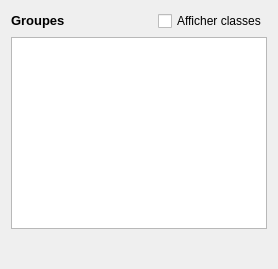
                       <widget class="QWidget" name="stackGroup">
                        <layout class="QGridLayout" name="gridLayout_12">
                         <item row="0" column="0">
                          <widget class="QFrame" name="groupFrame">
                           <property name="sizePolicy">
                            <sizepolicy hsizetype="Expanding" vsizetype="Expanding">
                             <horstretch>0</horstretch>
                             <verstretch>0</verstretch>
                            </sizepolicy>
                           </property>
                           <property name="minimumSize">
                            <size>
                             <width>150</width>
                             <height>240</height>
                            </size>
                           </property>
                           <property name="frameShape">
                            <enum>QFrame::NoFrame</enum>
                           </property>
                           <property name="frameShadow">
                            <enum>QFrame::Raised</enum>
                           </property>
                           <layout class="QGridLayout" name="gridLayout_15">
                            <property name="leftMargin">
                             <number>0</number>
                            </property>
                            <property name="topMargin">
                             <number>0</number>
                            </property>
                            <property name="rightMargin">
                             <number>0</number>
                            </property>
                            <property name="bottomMargin">
                             <number>0</number>
                            </property>
                            <item row="2" column="0" colspan="3">
                             <widget class="QTableView" name="groupsView">
                              <property name="minimumSize">
                               <size>
                                <width>100</width>
                                <height>150</height>
                               </size>
                              </property>
                             </widget>
                            </item>
                            <item row="0" column="0">
                             <widget class="QLabel" name="label_111">
                              <property name="sizePolicy">
                               <sizepolicy hsizetype="Fixed" vsizetype="Fixed">
                                <horstretch>0</horstretch>
                                <verstretch>0</verstretch>
                               </sizepolicy>
                              </property>
                              <property name="font">
                               <font>
                                <pointsize>10</pointsize>
                                <weight>75</weight>
                                <bold>true</bold>
                               </font>
                              </property>
                              <property name="text">
                               <string>Groupes</string>
                              </property>
                             </widget>
                            </item>
                            <item row="0" column="2">
                             <widget class="QCheckBox" name="classDisplay">
                              <property name="sizePolicy">
                               <sizepolicy hsizetype="Fixed" vsizetype="Fixed">
                                <horstretch>0</horstretch>
                                <verstretch>0</verstretch>
                               </sizepolicy>
                              </property>
                              <property name="text">
                               <string>Afficher classes</string>
                              </property>
                             </widget>
                            </item>
                            <item row="0" column="1">
                             <spacer name="horizontalSpacer">
                              <property name="orientation">
                               <enum>Qt::Horizontal</enum>
                              </property>
                              <property name="sizeHint" stdset="0">
                               <size>
                                <width>40</width>
                                <height>20</height>
                               </size>
                              </property>
                             </spacer>
                            </item>
                            <item row="3" column="0">
                             <widget class="QToolButton" name="groupsRemove">
                              <property name="sizePolicy">
                               <sizepolicy hsizetype="Fixed" vsizetype="Fixed">
                                <horstretch>0</horstretch>
                                <verstretch>0</verstretch>
                               </sizepolicy>
                              </property>
                              <property name="minimumSize">
                               <size>
                                <width>10</width>
                                <height>10</height>
                               </size>
                              </property>
                              <property name="toolTip">
                               <string>Supprimer les groupes sélectionnées</string>
                              </property>
                              <property name="text">
                               <string/>
                              </property>
                              <property name="icon">
                               <iconset resource="../BioDispersal/resources.qrc">
                                <normaloff>:/plugins/eco_cont/icons/mActionDeleteSelected.svg</normaloff>:/plugins/eco_cont/icons/mActionDeleteSelected.svg</iconset>
                              </property>
                              <property name="autoRaise">
                               <bool>true</bool>
                              </property>
                             </widget>
                            </item>
                           </layout>
                          </widget>
                         </item>
                        </layout>
                       </widget>
